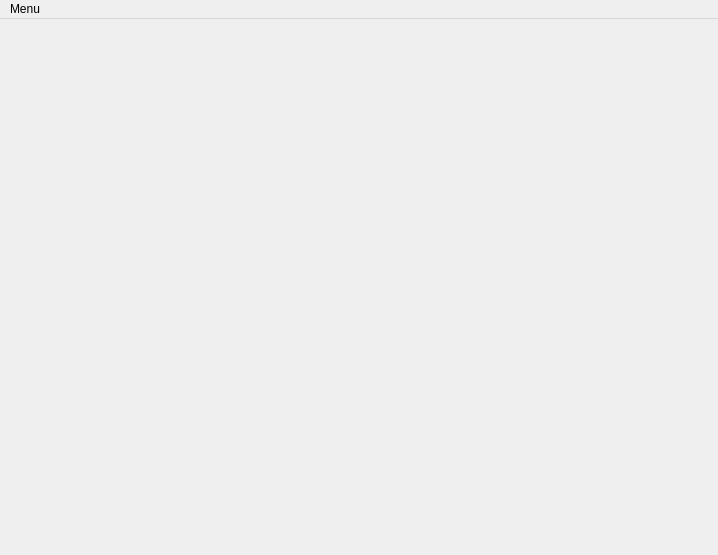
<?xml version="1.0" encoding="UTF-8"?>
<ui version="4.0">
 <class>MainWindow</class>
 <widget class="QMainWindow" name="MainWindow">
  <property name="geometry">
   <rect>
    <x>0</x>
    <y>0</y>
    <width>718</width>
    <height>555</height>
   </rect>
  </property>
  <property name="windowTitle">
   <string>PasswordManager</string>
  </property>
  <widget class="QWidget" name="centralWidget">
   <layout class="QGridLayout" name="gridLayout"/>
  </widget>
  <widget class="QMenuBar" name="menuBar">
   <property name="geometry">
    <rect>
     <x>0</x>
     <y>0</y>
     <width>718</width>
     <height>26</height>
    </rect>
   </property>
   <widget class="QMenu" name="menuMenu">
    <property name="title">
     <string>Menu</string>
    </property>
    <addaction name="actionAbout"/>
    <addaction name="actionGeneratePassword"/>
    <addaction name="actionExit_"/>
   </widget>
   <addaction name="menuMenu"/>
  </widget>
  <action name="actionExit">
   <property name="text">
    <string>E&amp;xit</string>
   </property>
  </action>
  <action name="actionAbout">
   <property name="text">
    <string>About</string>
   </property>
  </action>
  <action name="actionExit_">
   <property name="text">
    <string>Exit</string>
   </property>
  </action>
  <action name="actionGeneratePassword">
   <property name="text">
    <string>Generate password</string>
   </property>
  </action>
 </widget>
 <layoutdefault spacing="6" margin="11"/>
 <resources/>
 <connections/>
</ui>
